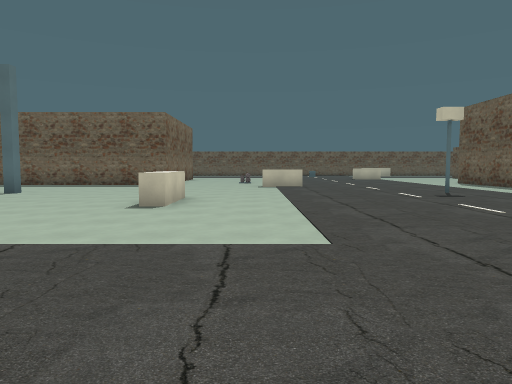
[1] (above)

24 first-person views from a walk through a Godot game level. The camera is 1.5 m above the floor, tilts 4° down and sees 70° across. The floor is counted in squares, 2 m on a side. Each view is taken from the middle of a square. On the plan, view 1 faces up. The plan holds only what a view shows up to about 11 squares ahead; the rest is blank. The place goes on beyond the plan. Characters and animated objects are not drawn.

[2]
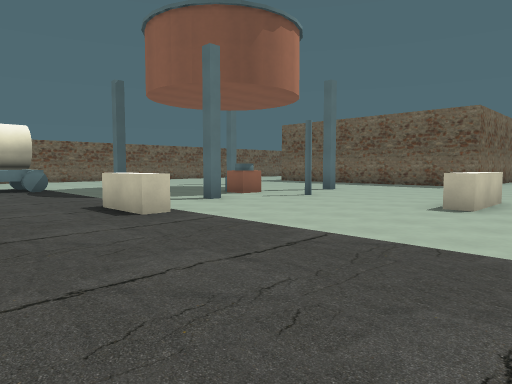

[3]
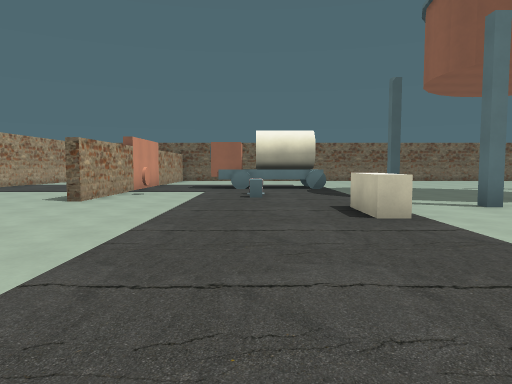

[4]
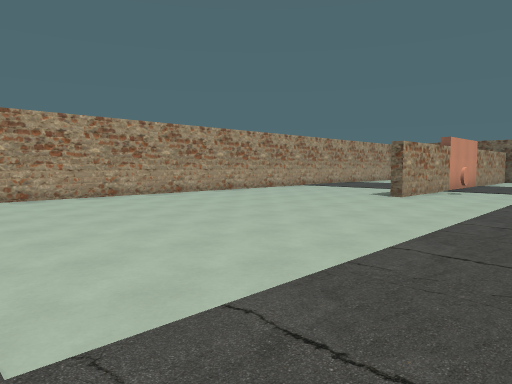

[5]
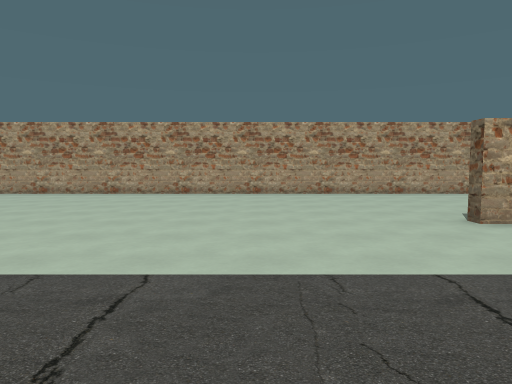

[6]
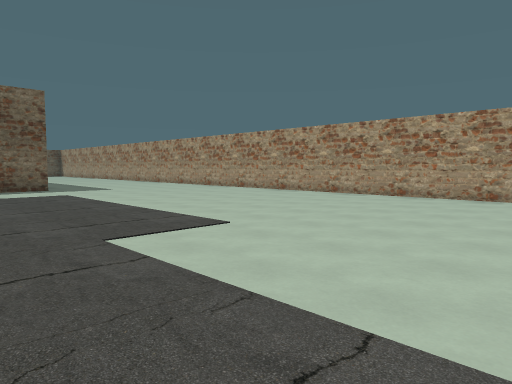

[7]
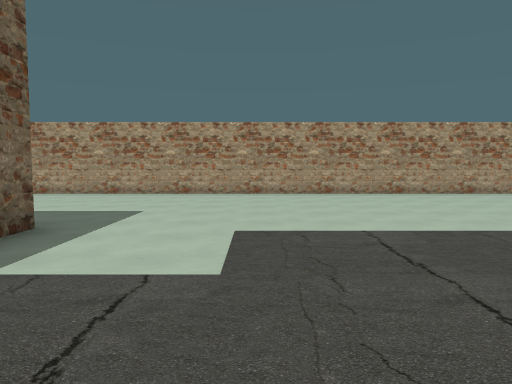

[8]
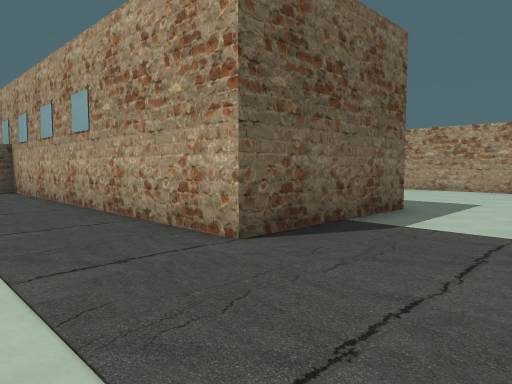

[9]
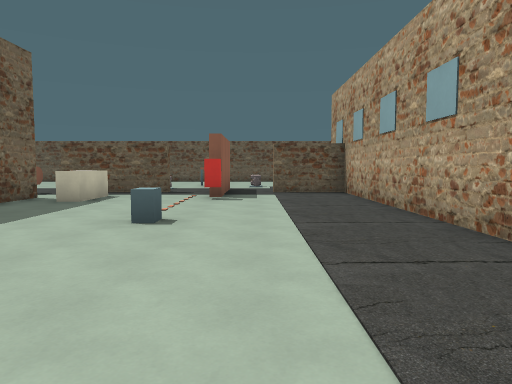

[10]
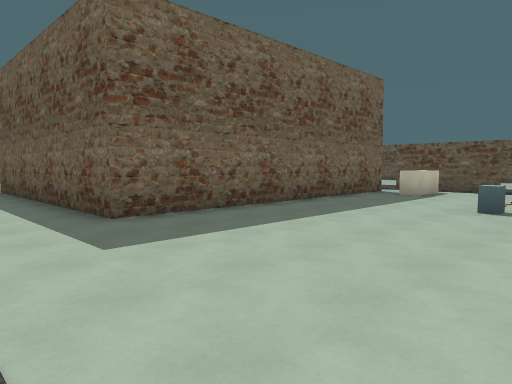

[11]
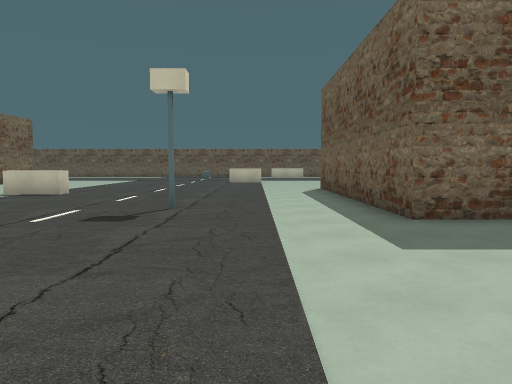

[12]
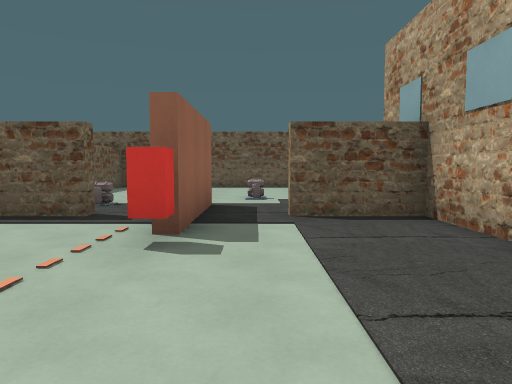

[13]
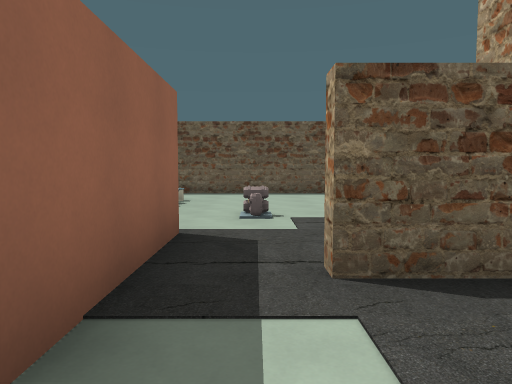

[14]
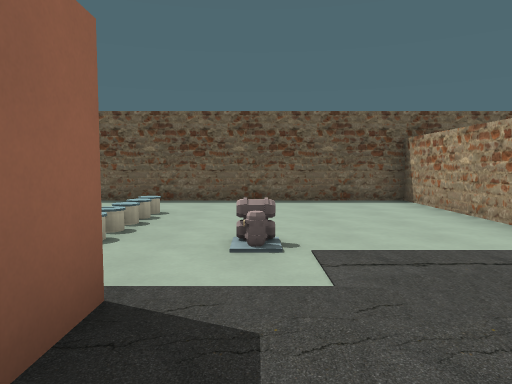

[15]
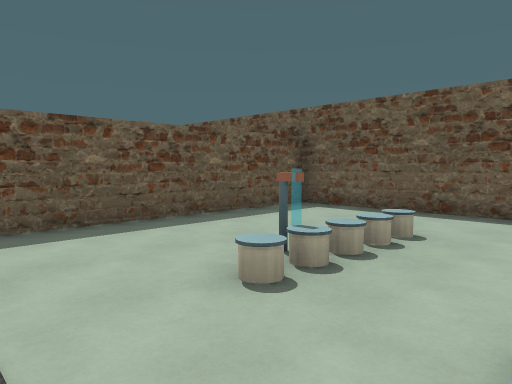

[16]
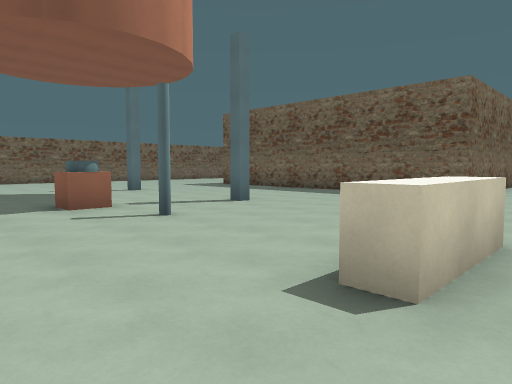

[17]
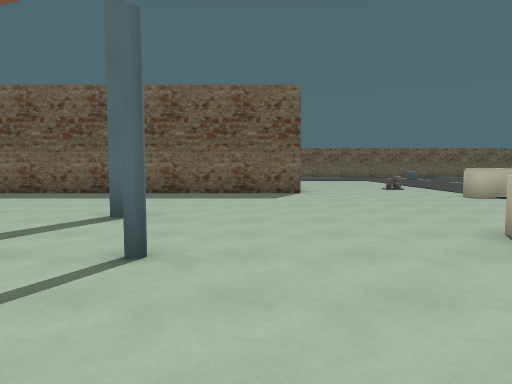

[18]
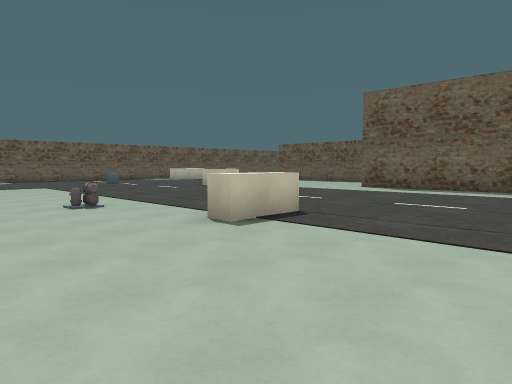

[19]
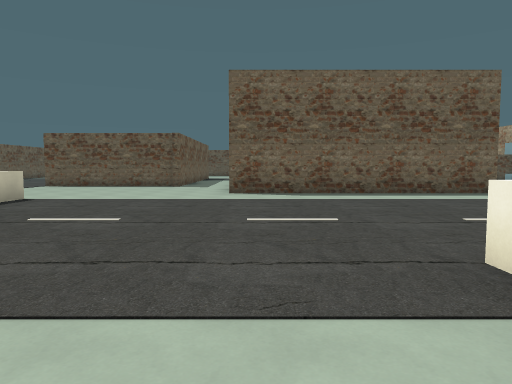

[20]
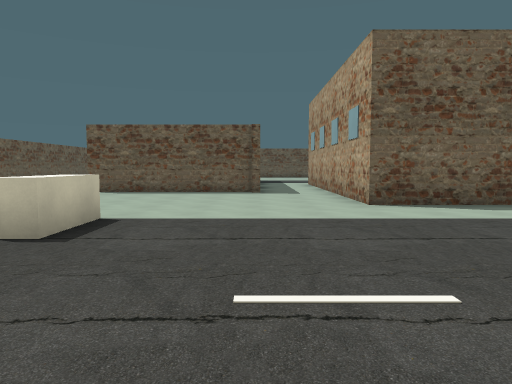

[21]
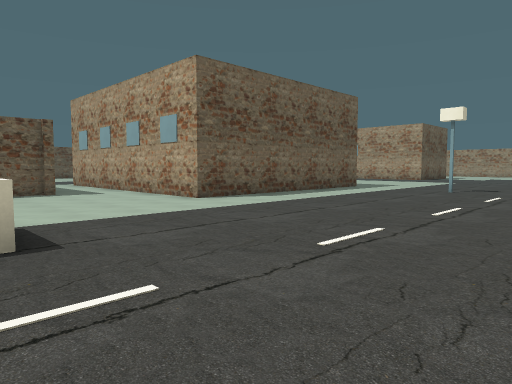

[22]
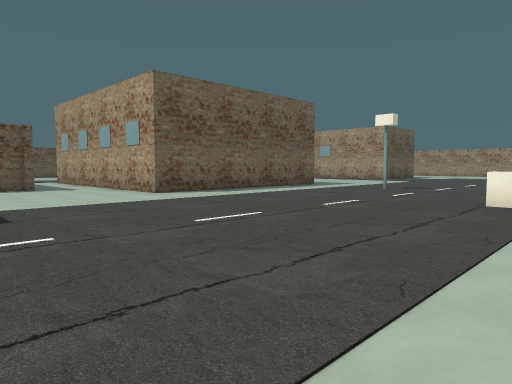

[23]
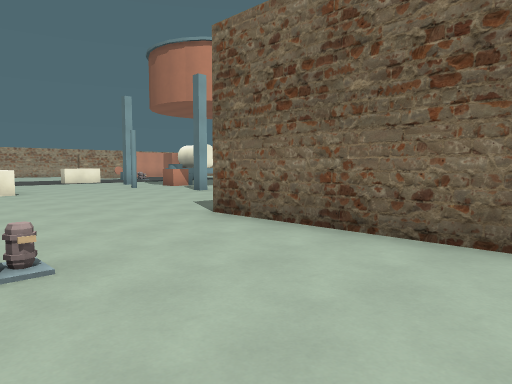

[24]
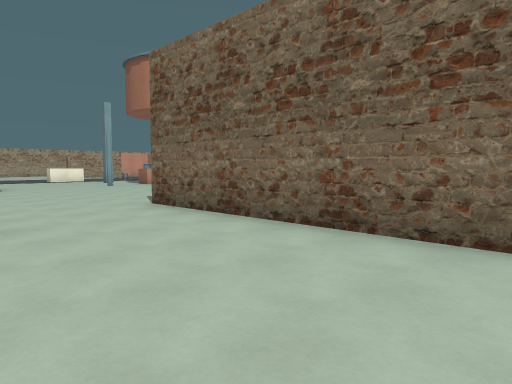

### Floor plan
Key: @ floor where view 1 was taken; # wall or solid block; . floor; ^ raised ledge; B block; O other object.
Columns run from 11 left of view 1 to 28 right of it. Each row starts with its distance up from view 1.
 22         ................O
 21        #................O
 20        #................O
 19        #................#
 18        #.................
 17        #...O.............
 16 ########.............####
 15 .....................#
 14 ............^........#
 13 .....................#
 12  ....................#
 11  ....................#
 10 ....#............#...######## O.
  9 .........^....................## #######
  8 ...^.#...^..................^^.# ......#
  7 .........^.....................#O......#
  6 ...................................#...#
  5  ...#........... ........B...####......#
  4 ...............   ................O....#
  3 .....^........    .............#.......#
  2 ..............    .............#.......#
  1 .OB..........    ....###########  .....#
  0 ...........@.........#             #####
 -1 .....................#
 -2 .O...................#
 -3 ####..................
 -4  ......................
 -5 .......................
 -6 ........................
 -7  .......................
 -8 .........................
 -9 #########################

Where each view was taken, in squares from view 1:
view 1: 0 up, 0 right, facing up
view 2: 0 up, 0 right, facing up-left
view 3: 1 up, 0 right, facing left
view 4: 1 up, 1 right, facing down-left
view 5: 2 up, 5 left, facing down
view 6: 1 up, 3 left, facing down-right
view 7: 2 up, 7 right, facing down
view 8: 4 up, 7 right, facing down-right
view 9: 4 up, 9 right, facing right
view 10: 4 up, 7 right, facing up-right
view 11: 4 up, 7 right, facing up
view 12: 4 up, 14 right, facing right
view 13: 4 up, 17 right, facing right
view 14: 4 up, 19 right, facing right
view 15: 4 up, 21 right, facing up-right
view 16: 5 up, 1 left, facing up-left
view 17: 5 up, 5 left, facing up
view 18: 10 up, 3 left, facing up-right
view 19: 16 up, 1 left, facing right
view 20: 19 up, 2 right, facing right
view 21: 22 up, 2 right, facing down-right
view 22: 22 up, 0 right, facing down-right
view 23: 20 up, 0 right, facing down-left
view 24: 22 up, 0 right, facing down-left
